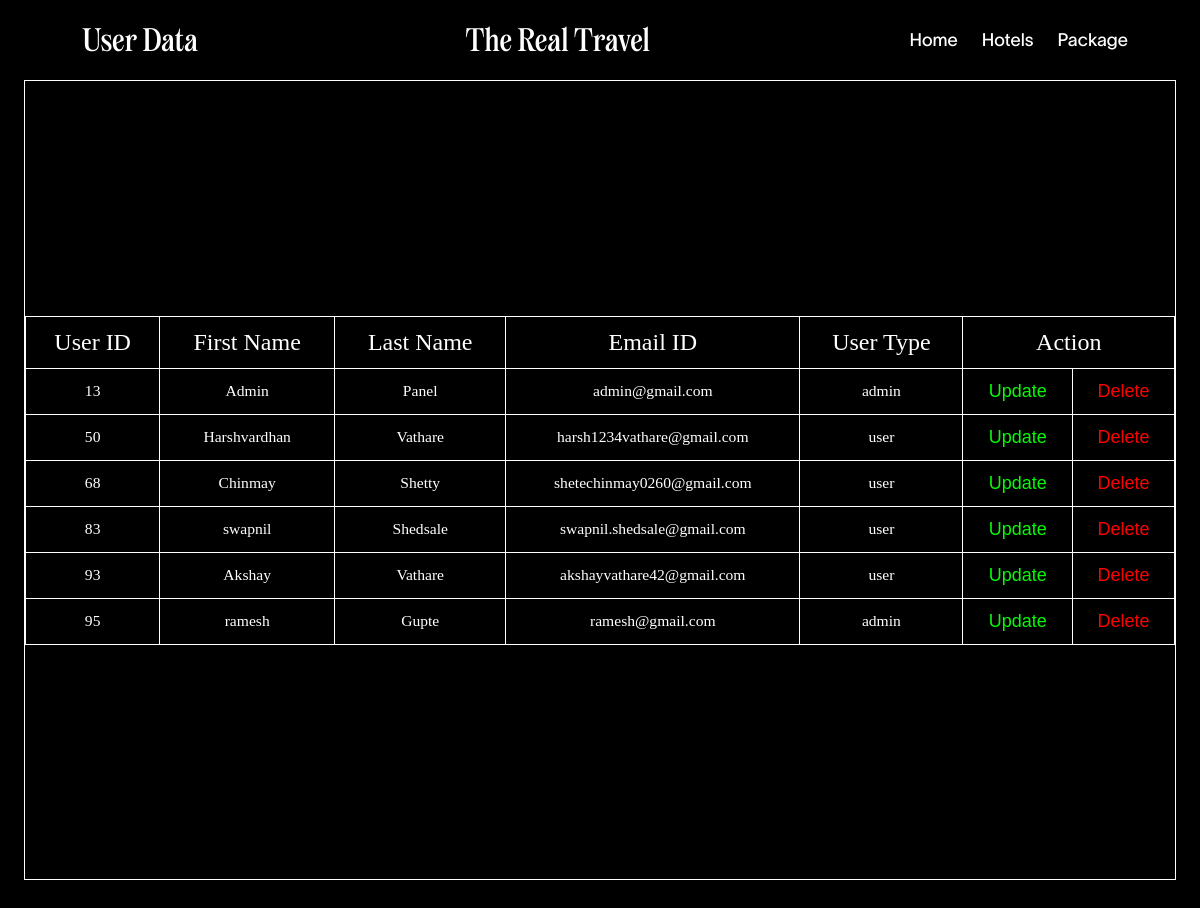
Screenshot of /admin/user_data.php with the database file from the repository.
### tables this page shows
CREATE TABLE `users` (
  `user_Id` int(20) NOT NULL,
  `fname` varchar(212) DEFAULT NULL,
  `lname` varchar(212) NOT NULL,
  `email` varchar(100) DEFAULT NULL,
  `password` varchar(20) DEFAULT NULL,
  `otp` varchar(200) NOT NULL,
  `activation_code` varchar(255) NOT NULL,
  `status` varchar(20) NOT NULL,
  `created_at` timestamp NOT NULL DEFAULT current_timestamp(),
  `user_type` varchar(20) DEFAULT NULL,
  `dob` varchar(50) NOT NULL,
  `Mobile_No` varchar(50) NOT NULL,
  `Address` varchar(200) NOT NULL
);

### admin/user_data.php (the view, shortened to what this page needs)
<?php
include("../config/connection.php");
$sql = "select * from users";
$result = $conn->query($sql);
?>
<!DOCTYPE html>
<html lang="en">
<head>
    <link rel="stylesheet" href="https://cdn.jsdelivr.net/npm/locomotive-scroll@3.5.4/dist/locomotive-scroll.css" />
    <link rel="stylesheet" href="../css/pwd_update.css">
</head>
<body>
    <div class="main">
        <div class="page1">
            <div class="nav">
                <div class="nav-part1">
                    <h2 id="nav-part3">User Data</h2>
                </div>
                <h1>The Real Travel</h1>
                <div class="nav-part2">
                    <h3><a href="adminhomepage.php">Home</a></h3>
                    <h3><a href="hotellist.php">Hotels</a></h3>
                    <h3><a href="tourlist.php">Package</a></h3>
                </div>
            </div>
            <div class="part1">
                <table>
                    <tr>
                        <th>User ID</th>
                        <th>First Name</th>
                        <th>Last Name</th>
                        <th>Email ID</th>
                        <th>User Type</th>
                        <th colspan="2">Action</th>
                    </tr>
                    <?php
                    if ($result->num_rows > 0) {
                        while ($row = mysqli_fetch_assoc($result)) {
                    ?>
                            <tr>
                                <td><?php echo $row['user_Id']; ?></td>
                                <td><?php echo $row['fname']; ?></td>
                                <td><?php echo $row['lname']; ?></td>
                                <td><?php echo $row['email']; ?></td>
                                <td><?php echo $row['user_type']; ?></td>
                                <td class="action-btn"><button><a href="edit_user.php?id=<?php echo $row['user_Id'] ?>" style="text-decoration: none; color:#08fa08;">Update</a></button></td>
                                <td class="action-btn"><button><a href="user_data.php?ID=<?php echo $row['user_Id'] ?>" style="text-decoration: none; color:red;">Delete</a></button></td>
                            </tr>
                    <?php
                        }
                    }
                    ?>
                </table>
            </div>
        </div>
    </div>
</body>
</html>

### css/pwd_update.css (style rules this page uses)
* { padding: 0%; margin: 0%; box-sizing: border-box; color: white; }
html, body { height: 100%; width: 100%; }
.page1 { width: 100%; min-height: 100vh; background-color: black; color: white; }
.nav { width: 100%; height: 10vh; color: white; background-color: black; align-items: center; justify-content: space-between; display: flex; padding: 2vw 4vw; }
.nav h3 { font-family: regular; font-size: 1.5vw; font-weight: 400; color: white; }
.nav-part1 { padding: 1vh; border-left: 0.2vw solid black; }
.nav-part1 h2 { font-weight: 400; font-size: 2.5vw; font-family: regular; text-transform: capitalize; color: white; }
.nav h1 { font-family: regular; text-transform: capitalize; font-weight: 400; font-size: 2.5vw; color: white; }
.nav-part2 { gap: 2vw; display: flex; align-items: center; font-family: twl; justify-content: space-between; }
.nav-part2 h3 { font-family: twl; font-size: 1.5vw; font-weight: 400; color: white; }
.nav-part2 a { text-decoration: none; text-transform: capitalize; color: white; }

### admin/user_data.php (style rules this page uses)
html, body { width: 100%; height: 100%; }
.page1 { width: 100%; min-height: 150vh; padding: 0 2vw; }
.part1 { width: 100%; min-height: 100vh; align-items: center; justify-content: center; display: flex; border: .05vw solid white; }
table { font-family: aeonik; width: 100%; border-collapse: collapse; padding: 2vw; }
th, td { padding: 1vw; text-align: center; border: .05vw solid white; }
th { font-size: 2vw; font-weight: 400; font-family: aeonik; text-transform: capitalize; border-bottom: .05vw solid white; }
td { font-size: 1.3vw; border-bottom: 0.05vw solid white; }
button { font-size: 1.5vw; background-color: transparent; border: none; }

### rows the page displays
users: user_Id "13", fname "Admin", lname "Panel", email "admin@gmail.com", user_type "admin"
users: user_Id "50", fname "Harshvardhan", lname "Vathare", email "harsh1234vathare@gmail.com", user_type "user"
users: user_Id "68", fname "Chinmay", lname "Shetty", email "shetechinmay0260@gmail.com", user_type "user"
users: user_Id "83", fname "swapnil", lname "Shedsale", email "swapnil.shedsale@gmail.com", user_type "user"
users: user_Id "93", fname "Akshay", lname "Vathare", email "akshayvathare42@gmail.com", user_type "user"
users: user_Id "95", fname "ramesh", lname "Gupte", email "ramesh@gmail.com", user_type "admin"
